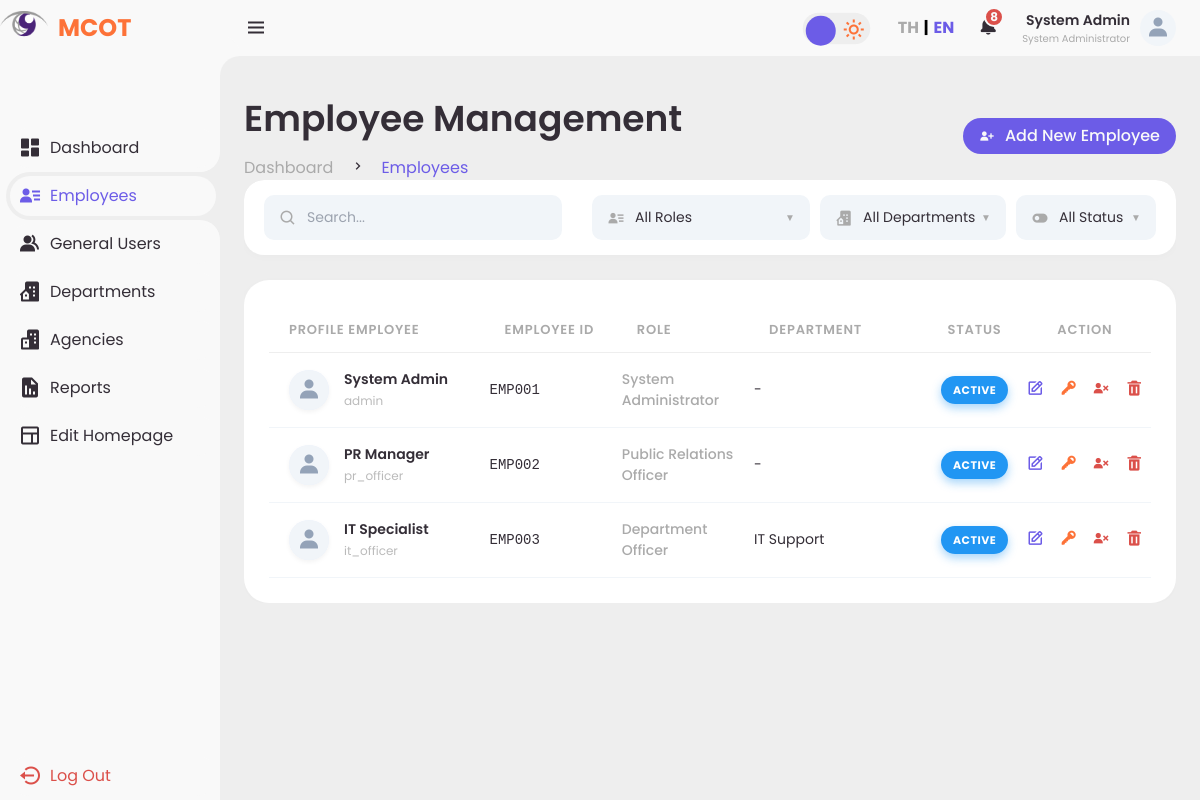
/admin/employees.php?lang=en (signed in), run on the app's committed database.
### tables this page shows
CREATE TABLE `employees` (
  `id` int(11) NOT NULL,
  `username` varchar(50) NOT NULL,
  `email` varchar(100) NOT NULL,
  `phone` varchar(20) DEFAULT NULL,
  `profile_image` varchar(255) DEFAULT NULL,
  `password_hash` varchar(255) NOT NULL,
  `full_name` varchar(100) NOT NULL,
  `role_id` int(11) NOT NULL,
  `department_id` int(11) DEFAULT NULL,
  `employee_id` varchar(50) DEFAULT NULL,
  `created_at` datetime DEFAULT current_timestamp(),
  `is_active` tinyint(1) DEFAULT 1,
  `require_change` tinyint(1) DEFAULT 0
);

CREATE TABLE `roles` (
  `id` int(11) NOT NULL,
  `role_name` varchar(50) NOT NULL
);

CREATE TABLE `departments` (
  `id` int(11) NOT NULL,
  `agency_id` int(11) DEFAULT NULL,
  `name` varchar(100) NOT NULL,
  `description` text DEFAULT NULL
);

### includes/language_handler.php (called while the page is built, shortened)
<?php
global $lang;
function __($key, $default = null)
{
    global $lang;
    if (isset($lang[$key])) {
        return $lang[$key];
    }
    return $default !== null ? $default : $key;
}
?>

### admin/employees.php (the view, shortened to what this page needs)
<?php
require_once '../includes/header.php';
require_once __DIR__ . '/../config/db_setup.php';
$search = isset($_GET['search']) ? trim($_GET['search']) : '';
$where = ["u.role_id != 4"];
$params = [];
$sql = "SELECT u.*, r.role_name, d.name as department_name
        FROM employees u
        LEFT JOIN roles r ON u.role_id = r.id
        LEFT JOIN departments d ON u.department_id = d.id";
if (!empty($where)) {
    $sql .= " WHERE " . implode(' AND ', $where);
}
$sql .= " ORDER BY u.created_at DESC";
$stmt = $db->prepare($sql);
$stmt->execute($params);
$employees = $stmt->fetchAll();
?>
<div class="head-title">
    <div class="left">
        <h1><?php echo __('user_page_title'); ?></h1>
        <ul class="breadcrumb">
            <li><a href="dashboard.php"><?php echo __('user_breadcrumb_dashboard'); ?></a></li>
            <li><i class='bx bx-chevron-right'></i></li>
            <li><a class="active" href="#"><?php echo __('user_breadcrumb_users'); ?></a></li>
        </ul>
    </div>
    <button onclick="openModal('addUserModal')" class="btn-download">
        <i class='bx bxs-user-plus'></i>
        <span class="text"><?php echo __('user_btn_add'); ?></span>
    </button>
</div>
<div class="table-data" style="margin-top: 0; background: transparent; padding: 0;">
    <div class="order" style="background: transparent; padding: 0;">
        <div class="assigned-toolbar">
            <form method="GET" style="display: flex; align-items: center; flex: 1; margin-right: 15px;">
                <div class="filter-pill" style="width: 100%;">
                    <i class='bx bx-search'></i>
                    <input type="text" name="search" value="<?php echo htmlspecialchars($search); ?>"
                           placeholder="<?php echo __('user_search_placeholder'); ?>"
                           class="assigned-input" style="width: 100%;">
                </div>
            </form>
            <form method="GET" id="filterForm" style="display: flex; gap: 10px; align-items: center; flex-wrap: nowrap;">
                <div class="filter-pill select-wrapper" style="min-width: 150px;">
                    <i class='bx bxs-user-detail'></i>
                    <select name="role" class="assigned-select" onchange="this.form.submit()">
                        <option value=""><?php echo __('user_filter_all_roles'); ?></option>
                    </select>
                </div>
                <div class="filter-pill select-wrapper" style="min-width: 180px;">
                    <i class='bx bxs-building-house'></i>
                    <select name="dept" class="assigned-select" onchange="this.form.submit()">
                        <option value=""><?php echo __('user_filter_all_depts'); ?></option>
                    </select>
                </div>
                <div class="filter-pill select-wrapper" style="min-width: 140px;">
                    <i class='bx bxs-toggle-left'></i>
                    <select name="status" class="assigned-select" onchange="this.form.submit()">
                        <option value=""><?php echo __('user_filter_all_status'); ?></option>
                    </select>
                </div>
            </form>
        </div>
        <div class="assigned-table-card">
            <table>
                <thead>
                    <tr>
                        <th style="width: 25%; text-align: left; padding-left: 20px;"><?php echo __('user_th_user'); ?></th>
                        <th style="width: 15%; text-align: left; text-transform: uppercase;"><?php echo __('user_label_employee_id', 'Employee ID'); ?></th>
                        <th style="width: 15%; text-align: left;"><?php echo __('user_th_role'); ?></th>
                        <th style="width: 20%; text-align: left;"><?php echo __('user_th_dept'); ?></th>
                        <th style="width: 10%; text-align: center;"><?php echo __('user_th_status'); ?></th>
                        <th style="width: 15%; text-align: center;"><?php echo __('user_th_action'); ?></th>
                    </tr>
                </thead>
                <tbody>
                    <?php if (count($employees) > 0): ?>
                        <?php foreach ($employees as $u): ?>
                            <tr>
                                <td style="padding-left: 20px;">
                                    <div style="display: flex; align-items: center; gap: 15px;">
                                        <div style="width: 40px; height: 40px; border-radius: 50%; background: #EEF2FF; color: #4F46E5; display: flex; align-items: center; justify-content: center; font-weight: 700; font-size: 16px; box-shadow: 0 2px 5px rgba(0,0,0,0.05); flex-shrink: 0; overflow: hidden;">
                                            <?php if (!empty($u['profile_image'])): ?>
                                                <img src="../assets/img/profile/<?php echo htmlspecialchars($u['profile_image']); ?>" alt="Profile" style="width: 100%; height: 100%; object-fit: cover;">
                                            <?php else: ?>
                                                <div style="width: 100%; height: 100%; background: #F1F5F9; display: flex; align-items: center; justify-content: center;">
                                                    <i class='bx bxs-user' style="color: #94A3B8; font-size: 24px;"></i>
                                                </div>
                                            <?php endif; ?>
                                        </div>
                                        <div>
                                            <p style="font-weight: 600; font-size: 14px; margin: 0; color: var(--dark);"><?php echo htmlspecialchars($u['full_name']); ?></p>
                                            <small style="color: var(--dark-grey); font-size: 12px; opacity: 0.8;"><?php echo htmlspecialchars($u['username']); ?></small>
                                        </div>
                                    </div>
                                </td>
                                <td style="text-align: left;"><span style="font-family: monospace; font-weight: 500; color: var(--dark);"><?php echo htmlspecialchars($u['employee_id'] ?? '-'); ?></span></td>
                                <td style="text-align: left;"><span style="font-weight: 500; color: var(--dark-grey);"><?php echo htmlspecialchars($u['role_name']); ?></span></td>
                                <td style="text-align: left; color: var(--dark); font-weight: 400;"><?php echo htmlspecialchars($u['department_name'] ?? '-'); ?></td>
                                <td style="text-align: center;">
                                    <span class="status <?php echo $u['is_active'] ? 'completed' : 'pending'; ?>"
                                          style="padding: 6px 12px; border-radius: 20px; font-size: 11px; font-weight: 700; text-transform: uppercase; letter-spacing: 0.5px;">
                                        <?php echo $u['is_active'] ? __('user_filter_active') : __('user_filter_inactive'); ?>
                                    </span>
                                </td>
                                <td style="text-align: center;">
                                    <div style="display: flex; justify-content: center; gap: 15px;">
                                        <a href="#" onclick='openEditModal(<?php echo json_encode($u); ?>)' style="color: var(--blue); font-size: 18px; transition: transform 0.2s;" title="<?php echo __('user_modal_edit_title'); ?>" onmouseover="this.style.transform='scale(1.2)'" onmouseout="this.style.transform='scale(1)'">
                                            <i class='bx bx-edit'></i>
                                        </a>
                                        <a href="#" onclick="openResetPasswordModal(<?php echo $u['id']; ?>, '<?php echo htmlspecialchars($u['username']); ?>')" style="color: var(--orange); font-size: 18px; transition: transform 0.2s;" title="<?php echo __('user_reset_title'); ?>" onmouseover="this.style.transform='scale(1.2)'" onmouseout="this.style.transform='scale(1)'">
                                            <i class='bx bxs-key'></i>
                                        </a>
                                        <form method="POST" onsubmit="return confirmAction(event, '<?php echo __('user_confirm_status'); ?>');" style="display:inline;">
                                            <button type="submit" style="background: none; border: none; cursor: pointer; color: <?php echo $u['is_active'] ? 'var(--red)' : 'var(--green)'; ?>; font-size: 18px; transition: transform 0.2s;"
                                                    title="<?php echo $u['is_active'] ? 'Deactivate' : 'Activate'; ?>"
                                                    onmouseover="this.style.transform='scale(1.2)'" onmouseout="this.style.transform='scale(1)'">
                                                <i class='bx <?php echo $u['is_active'] ? 'bxs-user-x' : 'bxs-user-check'; ?>'></i>
                                            </button>
                                        </form>
                                        <form method="POST" onsubmit="return confirmAction(event, '<?php echo __('user_confirm_delete'); ?>');" style="display:inline;">
                                            <button type="submit" style="background: none; border: none; cursor: pointer; color: var(--red); font-size: 18px; transition: transform 0.2s;"
                                                    title="Delete"
                                                    onmouseover="this.style.transform='scale(1.2)'" onmouseout="this.style.transform='scale(1)'">
                                                <i class='bx bxs-trash'></i>
                                            </button>
                                        </form>
                                    </div>
                                </td>
                            </tr>
                        <?php endforeach; ?>
                    <?php endif; ?>
                </tbody>
            </table>
        </div>
    </div>
</div>
<?php require_once '../includes/footer.php'; ?>

### data on the page
employees: full_name "System Admin", username "admin", employee "EMP001", role.role_name "System Administrator", department_name "-", is_active 1 (drawn)
employees: full_name "PR Manager", username "pr_officer", employee "EMP002", role.role_name "Public Relations Officer", department_name "-", is_active 1 (drawn)
employees: full_name "IT Specialist", username "it_officer", employee "EMP003", role.role_name "Department Officer", department.name "IT Support", is_active 1 (drawn)

### other printed values
__('mcot_logo_text') "MCOT"
__('menu_dashboard') "Dashboard"
__('menu_user_management') "Employees"
__('menu_general_users') "General Users"
__('menu_departments') "Departments"
__('menu_agencies') "Agencies"
__('menu_reports') "Reports"
__('menu_edit_homepage') "Edit Homepage"
__('menu_logout') "Log Out"
$_SESSION['full_name'] "System Admin"
$_SESSION['role_name'] "System Administrator"
__('user_page_title') "Employee Management"
__('user_breadcrumb_dashboard') "Dashboard"
__('user_breadcrumb_users') "Employees"
__('user_btn_add') "Add New Employee"
